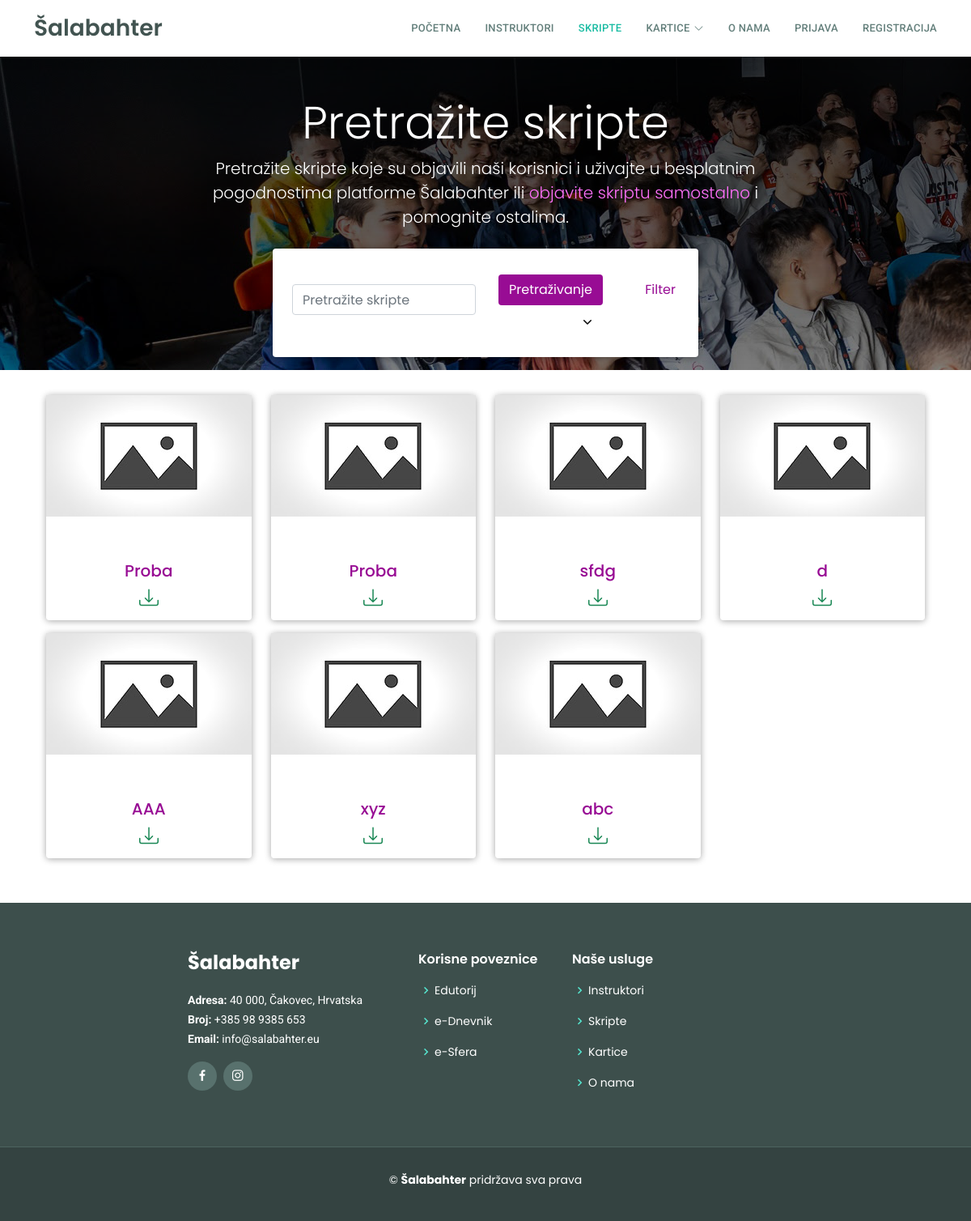
The app's page /skripte/index.php, older data.
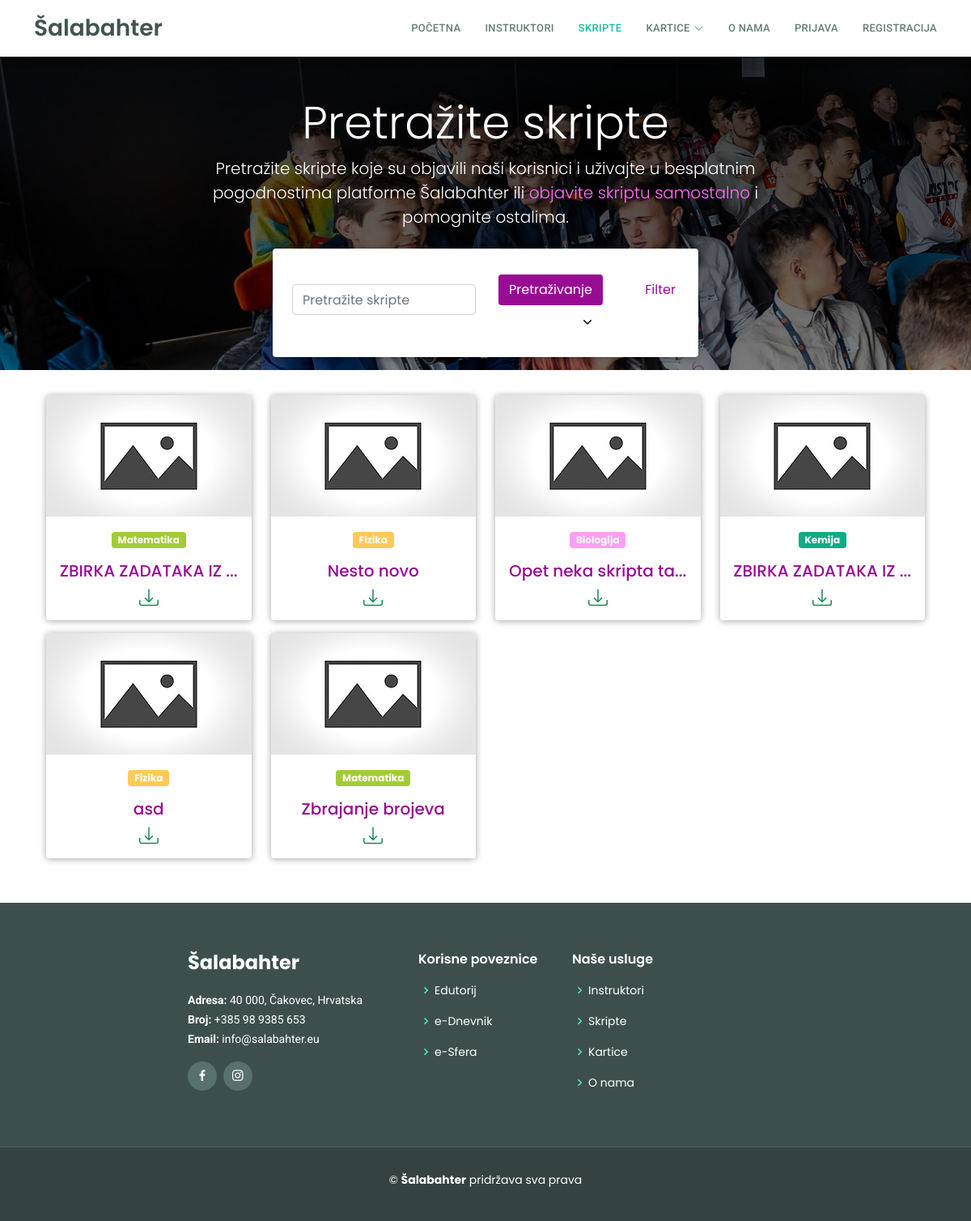
The same page, newer data.
### tables this page shows
CREATE TABLE `predmeti` (
  `predmet_id` int(11) NOT NULL,
  `naziv_predmeta` varchar(255) DEFAULT NULL,
  `predmet_boja` varchar(255) NOT NULL
);

CREATE TABLE `skripte` (
  `skripta_id` int(11) NOT NULL,
  `predmet_id` int(11) NOT NULL,
  `naziv_skripte` varchar(255) NOT NULL,
  `opis_skripte` longtext NOT NULL,
  `broj_pregleda` int(11) NOT NULL,
  `datum_kreiranja` date NOT NULL,
  `skripta_putanja` varchar(255) NOT NULL,
  `korisnik_id` int(11) NOT NULL
);

### skripte/index.php (the view, shortened to what the changed rows need)
<?php
$con = require "../ukljucivanje/connection/spajanje.php";
include("../ukljucivanje/functions/funkcije.php");
if ($_SERVER["REQUEST_METHOD"] == "POST") {
    $searchTerm = $_POST["searchTerm"];
    $selectedSubject = $_POST["selectedSubject"];
    $sql = "SELECT skripte.*, predmeti.naziv_predmeta, predmeti.predmet_boja FROM skripte INNER JOIN predmeti ON skripte.predmet_id = predmeti.predmet_id WHERE 1=1";
    if (!empty($searchTerm)) {
        $sql .= " AND (skripte.naziv_skripte LIKE '%$searchTerm%' OR skripte.opis_skripte LIKE '%$searchTerm%' OR predmeti.naziv_predmeta LIKE '%$searchTerm%')";
    }
    if (!empty($selectedSubject)) {
        $sql .= " AND skripte.predmet_id = $selectedSubject";
    }
    $result = $con->query($sql);
} else {
    $sql = "SELECT * FROM skripte";
    $result = $con->query($sql);
}
?>
<!DOCTYPE html>
<html lang="hr">
<head>
    <link rel="stylesheet" href="https://cdnjs.cloudflare.com/ajax/libs/animate.css/4.1.1/animate.min.css" />
    <?php include '../assets/css/stiliranjeSporedno.php'; ?>
    <link href="../assets/css/nadzornaploca.css" rel="stylesheet">
    <link href="../assets/css/skripte.css" rel="stylesheet">
</head>
<body>
    <?php include '../ukljucivanje/header.php'; ?>
    <div class="justify-content-md-center mb-4">
        <div class="hero-section text-center" style="background: linear-gradient(rgba(0, 0, 0, 0.8), rgba(0, 0, 0, 0.5)), url(../assets/img/Lean-80.jpg); ">
            <div class="container ">
                <div class="row">
                    <div class="col-sm-8 mx-auto mt-5">
                        <h1 class="display-4 " style="color: #FFFFFF;">Pretražite skripte</h1>
                    </div>
                </div>
            </div>
        </div>
        <div class="container pt-2">
            <div class="main-body">
                <div class="row">
                    <div class="col">
                        <div class="row">
                            <?php
                            if (isset($result) > 0) :
                                while ($red = $result->fetch_assoc()) :
                                    $predmet_id = $red['predmet_id'];
                                    $predmetGrupe = "SELECT * FROM  predmeti WHERE predmet_id = $predmet_id";
                                    $rezultatPredmeta = $con->query($predmetGrupe);
                            ?>
                                    <div class="col-sm-3 mb-3 ">
                                        <a href="skripta.php?skripta_id=<?php echo $red["skripta_id"]; ?>">
                                            <div class="card">
                                                <?php
                                                while ($red2 = $rezultatPredmeta->fetch_assoc()) :
                                                    if ($red2['slika_predmeta'] != null) : ?>
                                                        <img src="<?php echo '../assets/img/predmeti/' . $red2["slika_predmeta"]; ?>" alt="Slika za <?php echo $red2["naziv_predmeta"]; ?>" style="width: 100%; height: 150px; object-fit: cover;">
                                                <?php else :
                                                        echo  '<img src="../assets/img/predmeti/novipredmet.jpg" style="width: 100%; height: 150px; object-fit: cover;">';
                                                    endif;
                                                endwhile;
                                                ?>
                                                <div class="card-body d-flex flex-column justify-content-between">
                                                    <div class="d-flex flex-column align-items-center text-center" style="height: 100%; display: flex; flex-direction: column; justify-content: space-between;">
                                                        <div>
                                                            <?php
                                                            $rezultatPredmeta->data_seek(0);
                                                            if ($rezultatPredmeta->num_rows > 0) :
                                                                while ($predmetRed = $rezultatPredmeta->fetch_assoc()) :
                                                                    $naziv_predmeta = $predmetRed['naziv_predmeta'];
                                                                    $predmetBoja = $predmetRed['predmet_boja'];
                                                            ?>
                                                                    <p class="badge " style="background-color: <?php echo $predmetBoja; ?>;"><?php echo $naziv_predmeta; ?></p>
                                                            <?php
                                                                endwhile;
                                                            endif;
                                                            ?>
                                                            <h5 class="card-title" style="color: #980c94;">
                                                                <?php echo (strlen($red["naziv_skripte"]) > 20) ? substr($red["naziv_skripte"], 0, 20) . '...' : $red["naziv_skripte"]; ?>
                                                            </h5>
                                                        </div>
                                                        <div class="row mt-auto">
                                                            <div class="col">
                                                                <a href="<?php echo $red["skripta_putanja"]; ?>" class="text-success" download></a>
                                                            </div>
                                                        </div>
                                                    </div>
                                                </div>
                                            </div>
                                        </a>
                                    </div>
                            <?php
                                endwhile;
                            else :
                                echo "<p class='col'>Nema rezultata.</p>";
                            endif;
                            ?>
                        </div>
                    </div>
                </div>
            </div>
        </div>
    </div>
</body>
</html>

Row changes from the older to the newer data that the page shows:
removed skripte: naziv_skripte "Proba"
removed skripte: naziv_skripte "Proba"
removed skripte: naziv_skripte "sfdg"
removed skripte: naziv_skripte "d"
removed skripte: naziv_skripte "AAA"
removed skripte: naziv_skripte "xyz"
removed skripte: naziv_skripte "abc"
added skripte: naziv_skripte "ZBIRKA ZADATAKA IZ"
now on this page (row edited): predmeti: naziv_predmeta "Matematika", predmet_boja "#A3CB38" (drawn)
added skripte: naziv_skripte "Nesto novo", predmeti (naziv_predmeta "Fizika", predmet_boja "#feca57" (drawn))
added skripte: naziv_skripte "Opet neka skripta ta", predmeti (naziv_predmeta "Biologija", predmet_boja "#ff9ff3" (drawn))
added skripte: naziv_skripte "ZBIRKA ZADATAKA IZ", predmeti (naziv_predmeta "Kemija", predmet_boja "#10ac84" (drawn))
added skripte: naziv_skripte "asd", predmeti (naziv_predmeta "Fizika", predmet_boja "#feca57" (drawn))
added skripte: naziv_skripte "Zbrajanje brojeva"
